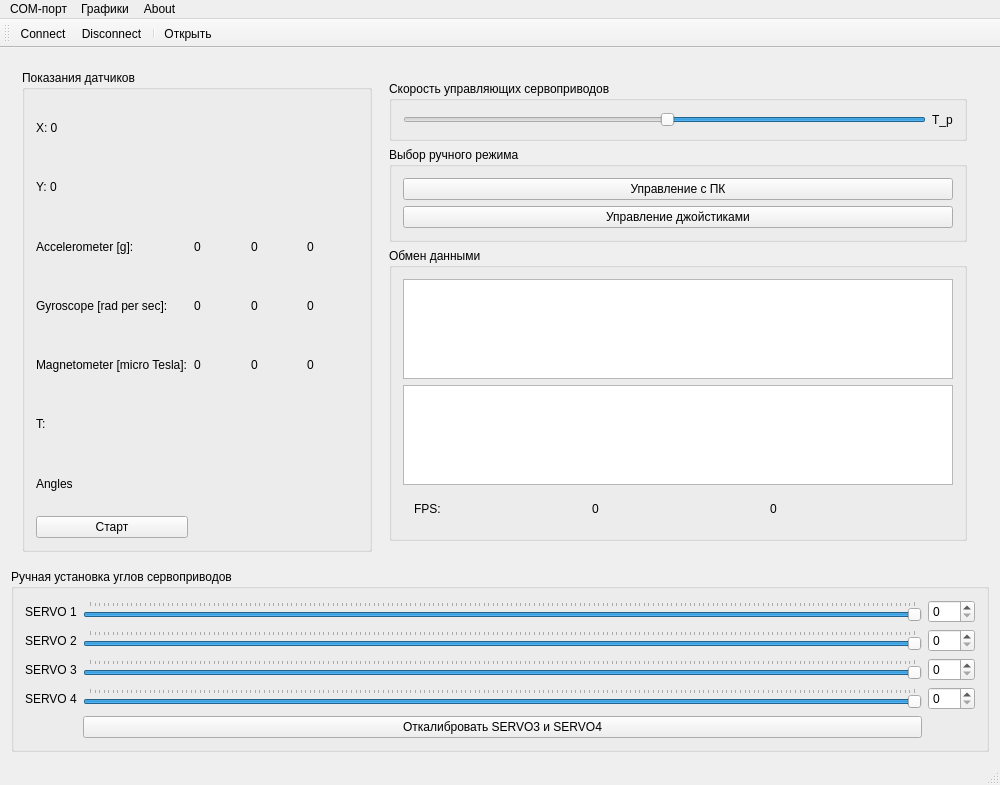
<?xml version="1.0" encoding="UTF-8"?>
<ui version="4.0">
 <class>MainWindow</class>
 <widget class="QMainWindow" name="MainWindow">
  <property name="geometry">
   <rect>
    <x>0</x>
    <y>0</y>
    <width>1000</width>
    <height>785</height>
   </rect>
  </property>
  <property name="windowTitle">
   <string>MainWindow</string>
  </property>
  <widget class="QWidget" name="centralWidget">
   <layout class="QVBoxLayout" name="verticalLayout">
    <item>
     <widget class="QWidget" name="widget" native="true">
      <layout class="QHBoxLayout" name="horizontalLayout_2">
       <item>
        <widget class="QGroupBox" name="groupBox_4">
         <property name="title">
          <string>Показания датчиков</string>
         </property>
         <layout class="QGridLayout" name="gridLayout_3">
          <item row="1" column="2">
           <widget class="QLabel" name="label_6">
            <property name="text">
             <string/>
            </property>
           </widget>
          </item>
          <item row="1" column="1">
           <widget class="QLabel" name="label_5">
            <property name="text">
             <string/>
            </property>
           </widget>
          </item>
          <item row="0" column="1">
           <widget class="QLabel" name="label_8">
            <property name="text">
             <string/>
            </property>
           </widget>
          </item>
          <item row="0" column="2">
           <widget class="QLabel" name="label_9">
            <property name="text">
             <string/>
            </property>
           </widget>
          </item>
          <item row="1" column="3">
           <widget class="QLabel" name="label_7">
            <property name="text">
             <string/>
            </property>
           </widget>
          </item>
          <item row="0" column="3">
           <widget class="QLabel" name="label_10">
            <property name="text">
             <string/>
            </property>
           </widget>
          </item>
          <item row="5" column="2">
           <widget class="QLabel" name="label_12">
            <property name="text">
             <string/>
            </property>
           </widget>
          </item>
          <item row="6" column="2">
           <widget class="QLabel" name="label_15">
            <property name="text">
             <string/>
            </property>
           </widget>
          </item>
          <item row="5" column="3">
           <widget class="QLabel" name="label_13">
            <property name="text">
             <string/>
            </property>
           </widget>
          </item>
          <item row="5" column="1">
           <widget class="QLabel" name="label_11">
            <property name="text">
             <string/>
            </property>
           </widget>
          </item>
          <item row="6" column="1">
           <widget class="QLabel" name="label_14">
            <property name="text">
             <string/>
            </property>
           </widget>
          </item>
          <item row="6" column="3">
           <widget class="QLabel" name="label_16">
            <property name="text">
             <string/>
            </property>
           </widget>
          </item>
          <item row="1" column="0">
           <widget class="QLabel" name="touch_y">
            <property name="text">
             <string>Y: 0</string>
            </property>
           </widget>
          </item>
          <item row="6" column="0">
           <widget class="QLabel" name="angles">
            <property name="text">
             <string>Angles</string>
            </property>
           </widget>
          </item>
          <item row="3" column="0">
           <widget class="QLabel" name="gyro">
            <property name="text">
             <string>Gyroscope [rad per sec]:</string>
            </property>
           </widget>
          </item>
          <item row="0" column="0">
           <widget class="QLabel" name="touch_x">
            <property name="text">
             <string>X: 0</string>
            </property>
           </widget>
          </item>
          <item row="4" column="0">
           <widget class="QLabel" name="mag">
            <property name="text">
             <string>Magnetometer [micro Tesla]:</string>
            </property>
           </widget>
          </item>
          <item row="2" column="0">
           <widget class="QLabel" name="acc">
            <property name="text">
             <string>Accelerometer [g]:</string>
            </property>
           </widget>
          </item>
          <item row="3" column="2">
           <widget class="QLabel" name="gy">
            <property name="text">
             <string>0</string>
            </property>
           </widget>
          </item>
          <item row="3" column="3">
           <widget class="QLabel" name="gz">
            <property name="text">
             <string>0</string>
            </property>
           </widget>
          </item>
          <item row="5" column="0">
           <widget class="QLabel" name="temp">
            <property name="text">
             <string>T:</string>
            </property>
           </widget>
          </item>
          <item row="4" column="2">
           <widget class="QLabel" name="my">
            <property name="text">
             <string>0</string>
            </property>
           </widget>
          </item>
          <item row="2" column="1">
           <widget class="QLabel" name="ax">
            <property name="text">
             <string>0</string>
            </property>
           </widget>
          </item>
          <item row="4" column="3">
           <widget class="QLabel" name="mz">
            <property name="text">
             <string>0</string>
            </property>
           </widget>
          </item>
          <item row="3" column="1">
           <widget class="QLabel" name="gx">
            <property name="text">
             <string>0</string>
            </property>
           </widget>
          </item>
          <item row="4" column="1">
           <widget class="QLabel" name="mx">
            <property name="text">
             <string>0</string>
            </property>
           </widget>
          </item>
          <item row="2" column="2">
           <widget class="QLabel" name="ay">
            <property name="text">
             <string>0</string>
            </property>
           </widget>
          </item>
          <item row="2" column="3">
           <widget class="QLabel" name="az">
            <property name="text">
             <string>0</string>
            </property>
           </widget>
          </item>
          <item row="7" column="0">
           <widget class="QPushButton" name="pushButton_2">
            <property name="text">
             <string>Старт</string>
            </property>
           </widget>
          </item>
         </layout>
        </widget>
       </item>
       <item>
        <widget class="QWidget" name="widget_2" native="true">
         <property name="maximumSize">
          <size>
           <width>600</width>
           <height>16777215</height>
          </size>
         </property>
         <layout class="QVBoxLayout" name="verticalLayout_3">
          <item>
           <widget class="QGroupBox" name="groupBox_5">
            <property name="title">
             <string>Скорость управляющих сервоприводов</string>
            </property>
            <layout class="QHBoxLayout" name="horizontalLayout">
             <item>
              <widget class="QSlider" name="servosSpeed">
               <property name="sliderPosition">
                <number>49</number>
               </property>
               <property name="orientation">
                <enum>Qt::Horizontal</enum>
               </property>
               <property name="invertedAppearance">
                <bool>true</bool>
               </property>
              </widget>
             </item>
             <item>
              <widget class="QLabel" name="servoSpeedLbl">
               <property name="text">
                <string>T_p</string>
               </property>
              </widget>
             </item>
            </layout>
           </widget>
          </item>
          <item>
           <widget class="QGroupBox" name="groupBox_2">
            <property name="title">
             <string>Выбор ручного режима</string>
            </property>
            <layout class="QVBoxLayout" name="verticalLayout_4">
             <item>
              <widget class="QPushButton" name="manualMode_Sliders">
               <property name="text">
                <string>Управление с ПК</string>
               </property>
              </widget>
             </item>
             <item>
              <widget class="QPushButton" name="manualMode_Joysticks">
               <property name="text">
                <string>Управление джойстиками</string>
               </property>
              </widget>
             </item>
            </layout>
           </widget>
          </item>
          <item>
           <widget class="QGroupBox" name="groupBox_3">
            <property name="title">
             <string>Обмен данными</string>
            </property>
            <layout class="QVBoxLayout" name="verticalLayout_5">
             <item>
              <widget class="QListWidget" name="listWidget_pc">
               <property name="font">
                <font>
                 <pointsize>9</pointsize>
                </font>
               </property>
              </widget>
             </item>
             <item>
              <widget class="QListWidget" name="listWidget_a">
               <property name="font">
                <font>
                 <pointsize>9</pointsize>
                </font>
               </property>
              </widget>
             </item>
             <item>
              <widget class="QWidget" name="widget_3" native="true">
               <layout class="QHBoxLayout" name="horizontalLayout_3">
                <item>
                 <widget class="QLabel" name="label_17">
                  <property name="text">
                   <string>FPS:</string>
                  </property>
                 </widget>
                </item>
                <item>
                 <widget class="QLabel" name="fps_touch">
                  <property name="text">
                   <string>0</string>
                  </property>
                 </widget>
                </item>
                <item>
                 <widget class="QLabel" name="fps_mpu">
                  <property name="text">
                   <string>0</string>
                  </property>
                 </widget>
                </item>
               </layout>
              </widget>
             </item>
            </layout>
           </widget>
          </item>
         </layout>
        </widget>
       </item>
      </layout>
     </widget>
    </item>
    <item>
     <widget class="QGroupBox" name="groupBox">
      <property name="maximumSize">
       <size>
        <width>16777215</width>
        <height>200</height>
       </size>
      </property>
      <property name="title">
       <string>Ручная установка углов сервоприводов</string>
      </property>
      <layout class="QGridLayout" name="gridLayout_2">
       <item row="0" column="1">
        <widget class="QSlider" name="ServoSlider1">
         <property name="minimum">
          <number>0</number>
         </property>
         <property name="maximum">
          <number>180</number>
         </property>
         <property name="value">
          <number>180</number>
         </property>
         <property name="orientation">
          <enum>Qt::Horizontal</enum>
         </property>
         <property name="tickPosition">
          <enum>QSlider::TicksAbove</enum>
         </property>
        </widget>
       </item>
       <item row="1" column="1">
        <widget class="QSlider" name="ServoSlider2">
         <property name="minimum">
          <number>0</number>
         </property>
         <property name="maximum">
          <number>180</number>
         </property>
         <property name="value">
          <number>180</number>
         </property>
         <property name="orientation">
          <enum>Qt::Horizontal</enum>
         </property>
         <property name="tickPosition">
          <enum>QSlider::TicksAbove</enum>
         </property>
        </widget>
       </item>
       <item row="2" column="1">
        <widget class="QSlider" name="ServoSlider3">
         <property name="minimum">
          <number>0</number>
         </property>
         <property name="maximum">
          <number>180</number>
         </property>
         <property name="value">
          <number>180</number>
         </property>
         <property name="orientation">
          <enum>Qt::Horizontal</enum>
         </property>
         <property name="tickPosition">
          <enum>QSlider::TicksAbove</enum>
         </property>
        </widget>
       </item>
       <item row="2" column="0">
        <widget class="QLabel" name="label_3">
         <property name="text">
          <string>SERVO 3</string>
         </property>
        </widget>
       </item>
       <item row="3" column="1">
        <widget class="QSlider" name="ServoSlider4">
         <property name="minimum">
          <number>0</number>
         </property>
         <property name="maximum">
          <number>180</number>
         </property>
         <property name="value">
          <number>180</number>
         </property>
         <property name="orientation">
          <enum>Qt::Horizontal</enum>
         </property>
         <property name="tickPosition">
          <enum>QSlider::TicksAbove</enum>
         </property>
        </widget>
       </item>
       <item row="0" column="0">
        <widget class="QLabel" name="label">
         <property name="text">
          <string>SERVO 1</string>
         </property>
        </widget>
       </item>
       <item row="1" column="0">
        <widget class="QLabel" name="label_2">
         <property name="text">
          <string>SERVO 2</string>
         </property>
        </widget>
       </item>
       <item row="3" column="0">
        <widget class="QLabel" name="label_4">
         <property name="text">
          <string>SERVO 4</string>
         </property>
        </widget>
       </item>
       <item row="4" column="1">
        <widget class="QPushButton" name="pushButton">
         <property name="text">
          <string>Откалибровать SERVO3 и SERVO4</string>
         </property>
        </widget>
       </item>
       <item row="0" column="2">
        <widget class="QSpinBox" name="sliderValue1">
         <property name="maximum">
          <number>180</number>
         </property>
        </widget>
       </item>
       <item row="1" column="2">
        <widget class="QSpinBox" name="sliderValue2">
         <property name="maximum">
          <number>180</number>
         </property>
        </widget>
       </item>
       <item row="2" column="2">
        <widget class="QSpinBox" name="sliderValue3">
         <property name="maximum">
          <number>180</number>
         </property>
        </widget>
       </item>
       <item row="3" column="2">
        <widget class="QSpinBox" name="sliderValue4">
         <property name="maximum">
          <number>180</number>
         </property>
        </widget>
       </item>
      </layout>
     </widget>
    </item>
   </layout>
  </widget>
  <widget class="QMenuBar" name="menuBar">
   <property name="geometry">
    <rect>
     <x>0</x>
     <y>0</y>
     <width>1000</width>
     <height>21</height>
    </rect>
   </property>
   <widget class="QMenu" name="menuCOM">
    <property name="title">
     <string>COM-порт</string>
    </property>
    <widget class="QMenu" name="portCom">
     <property name="title">
      <string>Порт: &quot;COM1&quot;</string>
     </property>
    </widget>
    <addaction name="actionConnect"/>
    <addaction name="actionDisconnect"/>
    <addaction name="portCom"/>
   </widget>
   <widget class="QMenu" name="menuAbout">
    <property name="title">
     <string>About</string>
    </property>
    <addaction name="actionFAQ"/>
   </widget>
   <widget class="QMenu" name="graph">
    <property name="title">
     <string>Графики</string>
    </property>
    <addaction name="openGraph"/>
   </widget>
   <addaction name="menuCOM"/>
   <addaction name="graph"/>
   <addaction name="menuAbout"/>
  </widget>
  <widget class="QToolBar" name="mainToolBar">
   <attribute name="toolBarArea">
    <enum>TopToolBarArea</enum>
   </attribute>
   <attribute name="toolBarBreak">
    <bool>false</bool>
   </attribute>
   <addaction name="actionConnect"/>
   <addaction name="actionDisconnect"/>
   <addaction name="separator"/>
   <addaction name="openGraph"/>
  </widget>
  <widget class="QStatusBar" name="statusBar"/>
  <action name="actionConnect">
   <property name="icon">
    <iconset resource="images.qrc">
     <normaloff>:/images/connect.png</normaloff>:/images/connect.png</iconset>
   </property>
   <property name="text">
    <string>Connect</string>
   </property>
  </action>
  <action name="actionDisconnect">
   <property name="icon">
    <iconset resource="images.qrc">
     <normaloff>:/images/disconnect.png</normaloff>:/images/disconnect.png</iconset>
   </property>
   <property name="text">
    <string>Disconnect</string>
   </property>
  </action>
  <action name="action_COM">
   <property name="text">
    <string>Настройки COM</string>
   </property>
  </action>
  <action name="actionFAQ">
   <property name="text">
    <string>FAQ</string>
   </property>
  </action>
  <action name="openGraph">
   <property name="icon">
    <iconset>
     <normalon>:/images/graph.png</normalon>
    </iconset>
   </property>
   <property name="text">
    <string>Открыть</string>
   </property>
  </action>
 </widget>
 <layoutdefault spacing="6" margin="11"/>
 <resources>
  <include location="images.qrc"/>
 </resources>
 <connections/>
</ui>
